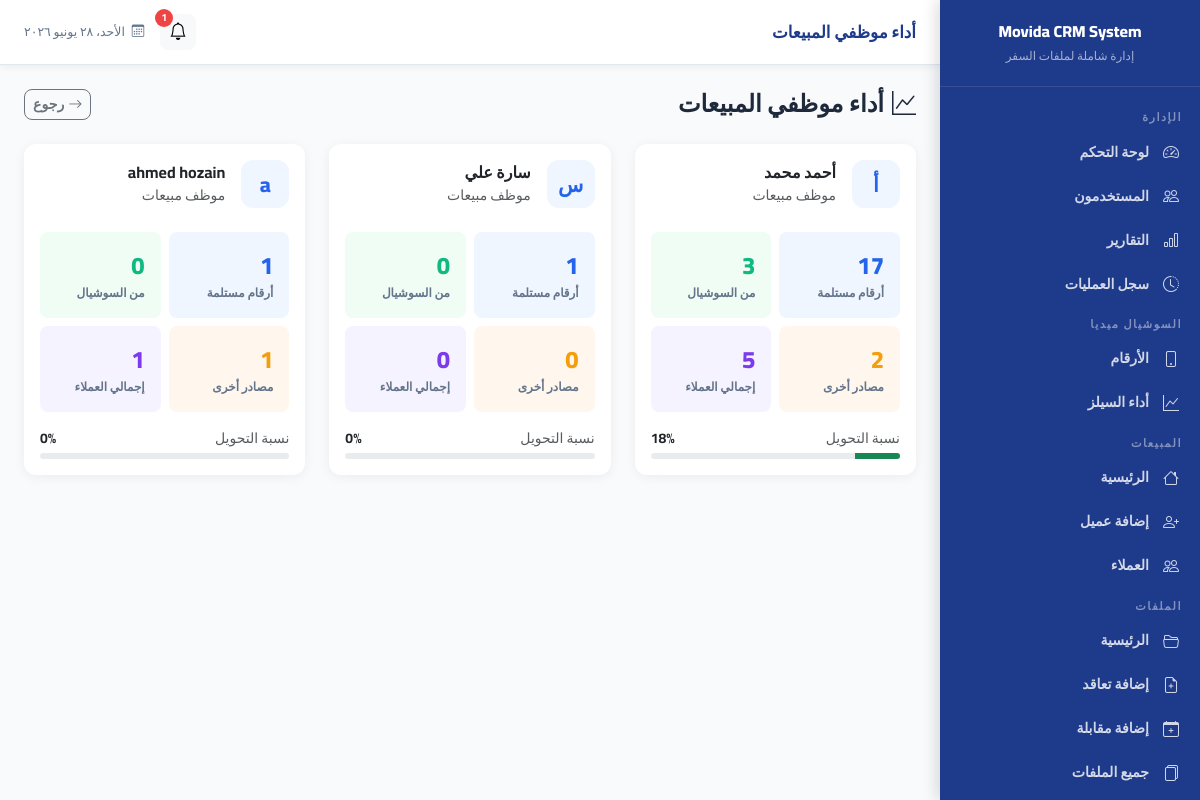
Screenshot of /social/performance (signed in) with the database file from the repository.
### models/user.py (models this page shows, shortened)
class User(UserMixin, db.Model):
    __tablename__ = 'users'
    id = db.Column(db.Integer, primary_key=True)
    username = db.Column(db.String(80), unique=True, nullable=False, index=True)
    password_hash = db.Column(db.String(255), nullable=False)
    full_name = db.Column(db.String(120), nullable=False)
    role = db.Column(db.String(20), nullable=False)  # admin, sales, social, files
    email = db.Column(db.String(120), unique=True, nullable=True)
    phone = db.Column(db.String(20), nullable=True)
    is_active = db.Column(db.Boolean, default=True)
    created_at = db.Column(db.DateTime, default=datetime.now)
    last_login = db.Column(db.DateTime, nullable=True)
    social_numbers = db.relationship('SocialNumber', backref='employee', lazy='dynamic', foreign_keys='SocialNumber.employee_id')
    customers = db.relationship('Customer', backref='sales_employee', lazy='dynamic', foreign_keys='Customer.sales_employee_id')
    logs = db.relationship('ActivityLog', backref='user', lazy='dynamic')
    def get_role_display(self):
        roles = {'admin': 'مدير', 'sales': 'موظف مبيعات', 'social': 'موظف سوشيال ميديا', 'files': 'موظف ملفات'}
        return roles.get(self.role, self.role)

### routes/social.py (the view)
@social_bp.route('/performance')
@social_required
def performance():
    sales_employees = User.query.filter_by(role='sales', is_active=True).all()
    performance_data = []
    for emp in sales_employees:
        received = SocialAssignment.query.filter_by(sales_employee_id=emp.id).count()
        from_social = Customer.query.filter_by(sales_employee_id=emp.id, source='social').count()
        from_other = Customer.query.filter(
            Customer.sales_employee_id == emp.id,
            Customer.source != 'social'
        ).count()
        performance_data.append({
            'employee': emp,
            'received': received,
            'from_social': from_social,
            'from_other': from_other,
            'total': from_social + from_other
        })
    return render_template('social/performance.html', performance_data=performance_data)

### routes/social.py (called while the page is built)
def social_required(f):
    @wraps(f)
    def decorated(*args, **kwargs):
        if current_user.role not in ['social', 'admin']:
            flash('ليس لديك صلاحية للوصول إلى هذه الصفحة', 'danger')
            return redirect(url_for('auth.dashboard'))
        return f(*args, **kwargs)
    return login_required(decorated)

### templates/social/performance.html (shortened to what this page needs)
{% extends 'base.html' %}
{% block page_title %}أداء موظفي المبيعات{% endblock %}
{% block content %}
<div class="page-header">
    <h4><i class="bi bi-graph-up me-2"></i>أداء موظفي المبيعات</h4>
    <a href="{{ url_for('social.home') }}" class="btn btn-outline-secondary btn-sm">
        <i class="bi bi-arrow-right me-1"></i>رجوع
    </a>
</div>
<div class="row g-4">
    {% for item in performance_data %}
    <div class="col-md-6 col-lg-4">
        <div class="card h-100">
            <div class="card-body">
                <div class="d-flex align-items-center gap-3 mb-4">
                    <div style="width:48px;height:48px;border-radius:12px;background:#EFF6FF;display:flex;align-items:center;justify-content:center;font-size:1.3rem;color:#2563EB;font-weight:800;">
                        {{ item.employee.full_name[0] }}
                    </div>
                    <div>
                        <h6 class="mb-0 fw-bold">{{ item.employee.full_name }}</h6>
                        <small class="text-muted">موظف مبيعات</small>
                    </div>
                </div>
                <div class="row g-2">
                    <div class="col-6">
                        <div class="p-3 rounded-3" style="background:#EFF6FF;">
                            <div style="font-size:1.5rem;font-weight:800;color:#2563EB;">{{ item.received }}</div>
                            <div style="font-size:0.75rem;color:#64748B;font-weight:600;">أرقام مستلمة</div>
                        </div>
                    </div>
                    <div class="col-6">
                        <div class="p-3 rounded-3" style="background:#F0FDF4;">
                            <div style="font-size:1.5rem;font-weight:800;color:#10B981;">{{ item.from_social }}</div>
                            <div style="font-size:0.75rem;color:#64748B;font-weight:600;">من السوشيال</div>
                        </div>
                    </div>
                    <div class="col-6">
                        <div class="p-3 rounded-3" style="background:#FFF7ED;">
                            <div style="font-size:1.5rem;font-weight:800;color:#F59E0B;">{{ item.from_other }}</div>
                            <div style="font-size:0.75rem;color:#64748B;font-weight:600;">مصادر أخرى</div>
                        </div>
                    </div>
                    <div class="col-6">
                        <div class="p-3 rounded-3" style="background:#F5F3FF;">
                            <div style="font-size:1.5rem;font-weight:800;color:#7C3AED;">{{ item.total }}</div>
                            <div style="font-size:0.75rem;color:#64748B;font-weight:600;">إجمالي العملاء</div>
                        </div>
                    </div>
                </div>
                {% if item.received > 0 %}
                <div class="mt-3">
                    <div class="d-flex justify-content-between mb-1">
                        <small class="text-muted fw-600">نسبة التحويل</small>
                        <small class="fw-bold">{{ ((item.from_social / item.received * 100)|round|int) }}%</small>
                    </div>
                    <div class="progress" style="height:6px;border-radius:3px;">
                        <div class="progress-bar bg-success" style="width:{{ (item.from_social / item.received * 100)|round|int }}%;"></div>
                    </div>
                </div>
                {% endif %}
            </div>
        </div>
    </div>
    {% else %}
    <div class="col-12"><div class="text-center py-5 text-muted">لا يوجد موظفو مبيعات</div></div>
    {% endfor %}
</div>
{% endblock %}

### templates/base.html (style rules this page uses)
:root { --primary: #1E3A8A; --secondary: #2563EB; --success: #10B981; --warning: #F59E0B; --danger: #EF4444; --bg: #F8FAFC; --card-bg: #FFFFFF; --sidebar-width: 260px; --topbar-height: 65px; }
* { font-family: 'Cairo', sans-serif; }
body { background: var(--bg); margin: 0; }
.card { border: none; border-radius: 12px; box-shadow: 0 2px 12px rgba(0,0,0,0.06); }
.btn { border-radius: 8px; font-weight: 600; font-size: 0.88rem; }
.page-header { display: flex; align-items: center; justify-content: space-between; flex-wrap: wrap; gap: 12px; margin-bottom: 24px; }
.page-header h4 { font-weight: 800; color: #1E293B; margin: 0; }

### rows the page displays
User: employee "أ", employee.full_name "أحمد محمد"
User: employee "س", employee.full_name "سارة علي"
User: employee "a", employee.full_name "ahmed hozain"

### other values shown
{{ notif_count }} "1"
{{ item.received }} "17" "1" "1"
{{ item.from_social }} "3" "0" "0"
{{ item.from_other }} "2" "0" "1"
{{ item.total }} "5" "0" "1"
{{ ((item.from_social / item.received * 100)|round|int) }} "18" "0" "0"
